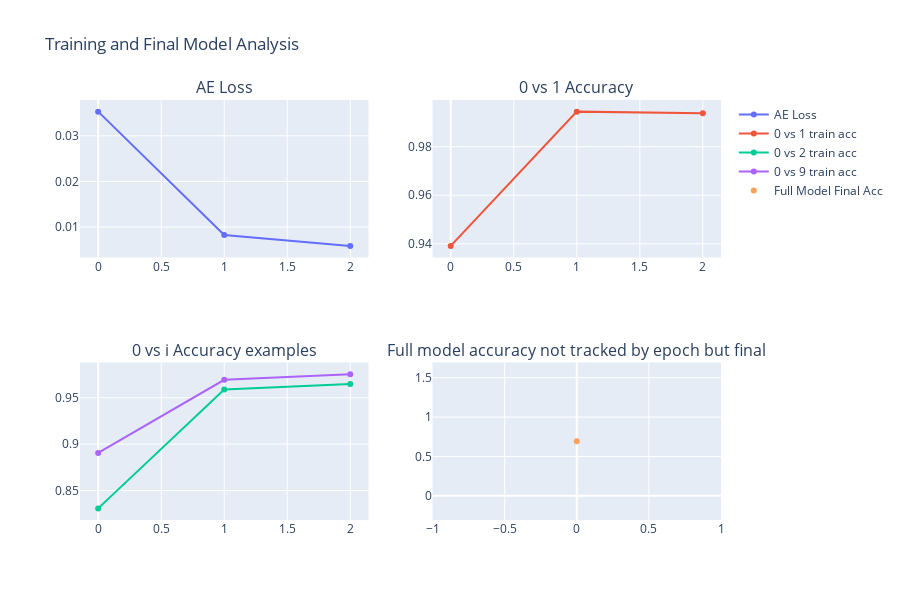

The notebook cell this image was saved under:
### Code cell
import torch
import torch.nn as nn
import torch.optim as optim
from torchvision import datasets, transforms
import copy
import plotly.graph_objects as go
from plotly.subplots import make_subplots

device = torch.device("cuda" if torch.cuda.is_available() else "cpu")
batch_size = 128
epochs = 3  # можно увеличить для лучшей точности

# ---------------------------
# Датасет MNIST
# ---------------------------
transform = transforms.Compose([transforms.ToTensor(), transforms.Normalize((0.1307,), (0.3081,))])
train_dataset = datasets.MNIST("./data", train=True, download=True, transform=transform)
test_dataset = datasets.MNIST("./data", train=False, transform=transform)


def filter_dataset(dataset, classes):
    mask = torch.tensor([y in classes for y in dataset.targets])
    data = dataset.data[mask].unsqueeze(1).float() / 255.0
    targets = dataset.targets[mask]
    class_to_new = {c: i for i, c in enumerate(sorted(classes))}
    new_targets = torch.tensor([class_to_new[t.item()] for t in targets])
    return data, new_targets, class_to_new


def make_loader(data, targets):
    ds = torch.utils.data.TensorDataset(data, targets)
    return torch.utils.data.DataLoader(ds, batch_size=batch_size, shuffle=True)


# ---------------------------
# Автокодировщик для предобучения без учителя (backbone)
# ---------------------------
class Autoencoder(nn.Module):
    def __init__(self, latent_dim=32):
        super(Autoencoder, self).__init__()
        self.encoder = nn.Sequential(
            nn.Conv2d(1, 16, 3, 1, 1),
            nn.ReLU(),
            nn.MaxPool2d(2),
            nn.Conv2d(16, 32, 3, 1, 1),
            nn.ReLU(),
            nn.MaxPool2d(2),
        )
        self.fc_enc = nn.Linear(32 * 7 * 7, latent_dim)
        self.fc_dec = nn.Linear(latent_dim, 32 * 7 * 7)
        self.decoder = nn.Sequential(nn.ConvTranspose2d(32, 16, 4, 2, 1), nn.ReLU(), nn.ConvTranspose2d(16, 1, 4, 2, 1), nn.Sigmoid())

    def forward(self, x):
        z = self.encoder(x)
        z = z.view(z.size(0), -1)
        z = self.fc_enc(z)

        h = self.fc_dec(z)
        h = h.view(h.size(0), 32, 7, 7)
        x_recon = self.decoder(h)
        return x_recon, z

    def encode(self, x):
        z = self.encoder(x)
        z = z.view(z.size(0), -1)
        z = self.fc_enc(z)
        return z


full_data = train_dataset.data.unsqueeze(1).float() / 255.0
full_targets = train_dataset.targets
full_loader = make_loader(full_data, full_targets)

autoenc = Autoencoder(latent_dim=64).to(device)
optimizer_ae = optim.Adam(autoenc.parameters(), lr=0.001)
criterion_ae = nn.MSELoss()

# Лог для автокодировщика
ae_loss_log = []
for ep in range(epochs):
    autoenc.train()
    running_loss = 0.0
    for d, t in full_loader:
        d = d.to(device)
        optimizer_ae.zero_grad()
        x_recon, z = autoenc(d)
        loss = criterion_ae(x_recon, d)
        loss.backward()
        optimizer_ae.step()
        running_loss += loss.item() * d.size(0)
    ae_loss_log.append(running_loss / len(full_loader.dataset))

# Заморозим энкодер
for p in autoenc.parameters():
    p.requires_grad = False


# ---------------------------
# Attention Classifier
# ---------------------------
class AttentionClassifier(nn.Module):
    def __init__(self, embedding_dim, num_classes):
        super(AttentionClassifier, self).__init__()
        self.queries = nn.Parameter(torch.randn(num_classes, embedding_dim) * 0.1)

    def forward(self, z):
        z_norm = z / (z.norm(dim=1, keepdim=True) + 1e-9)
        q_norm = self.queries / (self.queries.norm(dim=1, keepdim=True) + 1e-9)
        sim = torch.matmul(z_norm, q_norm.t())
        return sim


def train_classifier(model, loader, enc_model, optimizer, criterion):
    model.train()
    enc_model.eval()
    total = 0
    correct = 0
    for data, target in loader:
        data, target = data.to(device), target.to(device)
        optimizer.zero_grad()
        z = enc_model.encode(data)
        out = model(z)
        loss = criterion(out, target)
        loss.backward()
        optimizer.step()
        pred = out.argmax(dim=1)
        correct += (pred == target).sum().item()
        total += target.size(0)
    return correct / total if total > 0 else 0.0


def test_classifier(model, loader, enc_model):
    model.eval()
    enc_model.eval()
    correct = 0
    total = 0
    pred_all = []
    target_all = []
    with torch.no_grad():
        for data, target in loader:
            data, target = data.to(device), target.to(device)
            z = enc_model.encode(data)
            out = model(z)
            pred = out.argmax(dim=1)
            correct += (pred == target).sum().item()
            total += target.size(0)
            pred_all.append(pred.cpu())
            target_all.append(target.cpu())
    if total > 0:
        pred_all = torch.cat(pred_all)
        target_all = torch.cat(target_all)
        return (correct / total), pred_all, target_all
    else:
        return 0.0, None, None


criterion_cls = nn.CrossEntropyLoss()

# Мы будем получать навыки для каждого класса i=1..9 от модели {0 vs i}
# Первую модель {0 vs 1} используем для инициализации класса 0 и класса 1.
# Затем для {0 vs 2}, {0 vs 3}, ... извлекаем навыки для других классов.

queries_dict = {}  # dict: class_digit -> query_vector
acc_logs = {}
acc_train_logs = {}

# Сначала модель для {0 vs 1}
train_data_01, train_targets_01, _ = filter_dataset(train_dataset, [0, 1])
test_data_01, test_targets_01, _ = filter_dataset(test_dataset, [0, 1])
train_loader_01 = make_loader(train_data_01, train_targets_01)
test_loader_01 = make_loader(test_data_01, test_targets_01)

model_01 = AttentionClassifier(embedding_dim=64, num_classes=2).to(device)
optimizer_01 = optim.Adam(model_01.parameters(), lr=0.001)

acc_01_log = []
for ep in range(epochs):
    acc_ep = train_classifier(model_01, train_loader_01, autoenc, optimizer_01, criterion_cls)
    acc_01_log.append(acc_ep)
acc_01, _, _ = test_classifier(model_01, test_loader_01, autoenc)

# Сохраняем queries для 0 и 1
with torch.no_grad():
    queries_dict[0] = model_01.queries[0].clone()  # класс 0
    queries_dict[1] = model_01.queries[1].clone()  # класс 1

acc_logs[(0, 1)] = acc_01
acc_train_logs[(0, 1)] = acc_01_log

# Теперь для всех остальных классов {0 vs i}, i=2..9
for i in range(2, 10):
    train_data_i, train_targets_i, _ = filter_dataset(train_dataset, [0, i])
    test_data_i, test_targets_i, _ = filter_dataset(test_dataset, [0, i])
    train_loader_i = make_loader(train_data_i, train_targets_i)
    test_loader_i = make_loader(test_data_i, test_targets_i)

    model_i = AttentionClassifier(embedding_dim=64, num_classes=2).to(device)
    optimizer_i = optim.Adam(model_i.parameters(), lr=0.001)

    acc_i_log = []
    for ep in range(epochs):
        acc_ep = train_classifier(model_i, train_loader_i, autoenc, optimizer_i, criterion_cls)
        acc_i_log.append(acc_ep)
    acc_i, _, _ = test_classifier(model_i, test_loader_i, autoenc)

    # Сохраняем query для класса i (класс 0 уже есть)
    with torch.no_grad():
        # model_i.queries[0] - это класс 0, model_i.queries[1] - это класс i
        queries_dict[i] = model_i.queries[1].clone()

    acc_logs[(0, i)] = acc_i
    acc_train_logs[(0, i)] = acc_i_log


# Теперь у нас есть queries_dict для всех классов 0..9
# Соберём итоговую модель из 10 классов:
class FullAttentionClassifier(nn.Module):
    def __init__(self, embedding_dim, queries_dict):
        super(FullAttentionClassifier, self).__init__()
        # queries_dict - словарь: digit -> vector
        # Соберем в один тензор:
        queries_list = [queries_dict[d] for d in range(10)]
        queries_tensor = torch.stack(queries_list, dim=0)
        # queries - Parameter, чтобы быть в духе, но их можно и зафиксировать
        self.queries = nn.Parameter(queries_tensor)

    def forward(self, z):
        z_norm = z / (z.norm(dim=1, keepdim=True) + 1e-9)
        q_norm = self.queries / (self.queries.norm(dim=1, keepdim=True) + 1e-9)
        sim = torch.matmul(z_norm, q_norm.t())
        return sim


model_full = FullAttentionClassifier(embedding_dim=64, queries_dict=queries_dict).to(device)

# Проверим точность на полном тесте MNIST (все классы 0..9)
test_loader_full = make_loader(test_dataset.data.unsqueeze(1).float() / 255.0, test_dataset.targets)
acc_full, pred_all, target_all = test_classifier(model_full, test_loader_full, autoenc)
error_rate = 1 - acc_full

print("Full model accuracy on all digits (0-9):", acc_full)
print("Error rate:", error_rate)

# Подсчитаем точность по каждому классу отдельно:
if pred_all is not None and target_all is not None:
    class_correct = [0] * 10
    class_total = [0] * 10
    for p, t in zip(pred_all, target_all):
        class_total[t.item()] += 1
        if p.item() == t.item():
            class_correct[t.item()] += 1

    for d in range(10):
        if class_total[d] > 0:
            print(f"Class {d} accuracy: {class_correct[d]/class_total[d]:.4f}")
        else:
            print(f"Class {d} no samples in test?")

# Выведем архитектуру и количество параметров итоговой сети
print("Model architecture:")
print(model_full)
num_params = sum(p.numel() for p in model_full.parameters())
print("Total number of parameters in the final model:", num_params)

# Отобразим графики сходимости автокодировщика и точности обучения пар {0 vs i}
fig = make_subplots(rows=2, cols=2, subplot_titles=("AE Loss", "0 vs 1 Accuracy", "0 vs i Accuracy examples", "Full model accuracy not tracked by epoch but final"))

# AE Loss
fig.add_trace(go.Scatter(y=ae_loss_log, mode="lines+markers", name="AE Loss"), row=1, col=1)

# Accuracy 0 vs 1
fig.add_trace(go.Scatter(y=acc_train_logs[(0, 1)], mode="lines+markers", name="0 vs 1 train acc"), row=1, col=2)

# Покажем для примера {0 vs 2} и {0 vs 9}
if (0, 2) in acc_train_logs:
    fig.add_trace(go.Scatter(y=acc_train_logs[(0, 2)], mode="lines+markers", name="0 vs 2 train acc"), row=2, col=1)
if (0, 9) in acc_train_logs:
    fig.add_trace(go.Scatter(y=acc_train_logs[(0, 9)], mode="lines+markers", name="0 vs 9 train acc"), row=2, col=1)

# У нас нет эпох для full model (она была собрана из кусочков), просто покажем итог:
fig.add_trace(go.Scatter(x=[0], y=[acc_full], mode="markers", name="Full Model Final Acc"), row=2, col=2)

fig.update_layout(height=600, width=900, title_text="Training and Final Model Analysis")
fig.show()

### Figure 1 — Plotly figure (JSON) as saved in the notebook; plotly's stock layout.template omitted (floating-point values rounded to 4 significant figures)
{"data": [{"mode": "lines+markers", "name": "AE Loss", "type": "scatter", "xaxis": "x", "y": [0.0353, 0.008249, 0.005877], "yaxis": "y"}, {"mode": "lines+markers", "name": "0 vs 1 train acc", "type": "scatter", "xaxis": "x2", "y": [0.9391, 0.9945, 0.9938], "yaxis": "y2"}, {"mode": "lines+markers", "name": "0 vs 2 train acc", "type": "scatter", "xaxis": "x3", "y": [0.8308, 0.9588, 0.9647], "yaxis": "y3"}, {"mode": "lines+markers", "name": "0 vs 9 train acc", "type": "scatter", "xaxis": "x3", "y": [0.8905, 0.9693, 0.9754], "yaxis": "y3"}, {"mode": "markers", "name": "Full Model Final Acc", "type": "scatter", "x": [0], "xaxis": "x4", "y": [0.6931], "yaxis": "y4"}], "layout": {"annotations": [{"font": {"size": 16}, "showarrow": false, "text": "AE Loss", "x": 0.225, "xanchor": "center", "xref": "paper", "y": 1, "yanchor": "bottom", "yref": "paper"}, {"font": {"size": 16}, "showarrow": false, "text": "0 vs 1 Accuracy", "x": 0.775, "xanchor": "center", "xref": "paper", "y": 1, "yanchor": "bottom", "yref": "paper"}, {"font": {"size": 16}, "showarrow": false, "text": "0 vs i Accuracy examples", "x": 0.225, "xanchor": "center", "xref": "paper", "y": 0.375, "yanchor": "bottom", "yref": "paper"}, {"font": {"size": 16}, "showarrow": false, "text": "Full model accuracy not tracked by epoch but final", "x": 0.775, "xanchor": "center", "xref": "paper", "y": 0.375, "yanchor": "bottom", "yref": "paper"}], "height": 600, "title": {"text": "Training and Final Model Analysis"}, "width": 900, "xaxis": {"anchor": "y", "domain": [0, 0.45]}, "xaxis2": {"anchor": "y2", "domain": [0.55, 1]}, "xaxis3": {"anchor": "y3", "domain": [0, 0.45]}, "xaxis4": {"anchor": "y4", "domain": [0.55, 1]}, "yaxis": {"anchor": "x", "domain": [0.625, 1]}, "yaxis2": {"anchor": "x2", "domain": [0.625, 1]}, "yaxis3": {"anchor": "x3", "domain": [0, 0.375]}, "yaxis4": {"anchor": "x4", "domain": [0, 0.375]}}}
